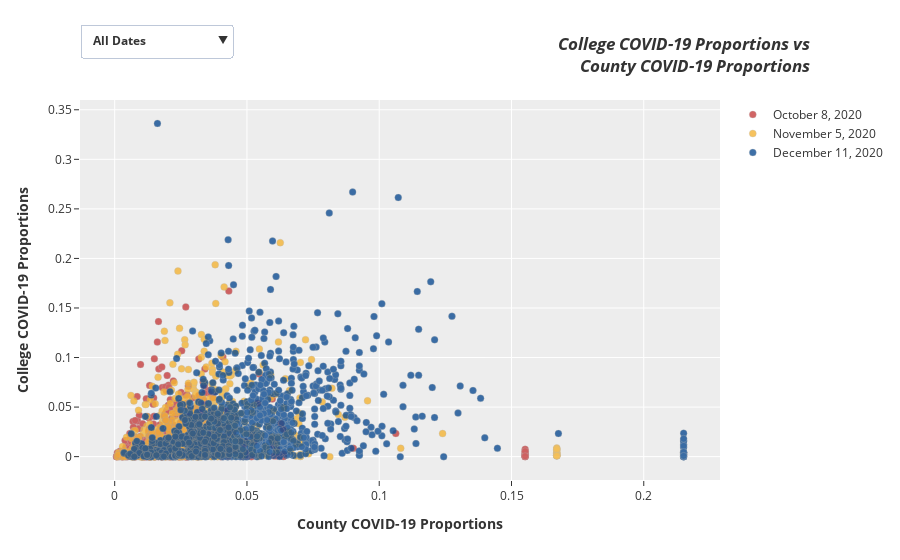

Notebook code for this chart:
### Markdown cell above
# PLOTLY INTERACTIVE SUMMARY OF DATA...

### Code cell
fig = go.Figure()

fig.add_trace(
    go.Scatter(
        x = oct8.countyCovidProp,
        y = oct8.adjCases,
        marker=dict(
            color='#C63F3F',
            size=7,
            line=dict(
                color='darkgray',
                width=0.3
            )),
        mode='markers',
        name = 'October 8, 2020',
        hovertemplate =
        '%{text}'+
        '<br><b>College Covid Proportion</b>: %{y:.4f}'+
        '<br><b>County Covid Proportion</b>: %{x:.4f}<br>',
        text = ['<b>{}</b> </br></br><b>Cases at College</b>: {} </br><b>County</b>: {} </br><b>City</b>: {} </br><b>State</b>: {} </br><b>Enrollment (2018)</b>: {} </br><b>Type</b>: {} </br><b>Plan</b>: {} </br>'.format(oct8.college[i], oct8.cases[i], oct8.county[i], oct8.city[i], oct8.state[i], oct8.enrollment2018[i], oct8.type[i], oct8.plan[i]) for i in range(1105)]
    )
)
fig.add_trace(
    go.Scatter(
        x = nov5.countyCovidProp,
        y = nov5.adjCases,
        marker=dict(
            color='#F4B436',
            size=7,
            line=dict(
                color='darkgray',
                width=0.3
            )),
        mode='markers',
        name = 'November 5, 2020',
        hovertemplate =
        '%{text}'+
        '<br><b>College Covid Proportion</b>: %{y:.4f}'+
        '<br><b>County Covid Proportion</b>: %{x:.4f}<br>',
        text = ['<b>{}</b> </br></br><b>Cases at College</b>: {} </br><b>County</b>: {} </br><b>City</b>: {} </br><b>State</b>: {} </br><b>Enrollment (2018)</b>: {} </br><b>Type</b>: {} </br><b>Plan</b>: {} </br>'.format(nov5.college[i], nov5.cases[i], nov5.county[i], nov5.city[i], nov5.state[i], nov5.enrollment2018[i], nov5.type[i], nov5.plan[i]) for i in range(1105,2288)]
    )
)
fig.add_trace(
    go.Scatter(
        x = dec11.countyCovidProp,
        y = dec11.adjCases,
        marker=dict(
            color='#0E4D92',
            size=7,
            line=dict(
                color='darkgray',
                width=0.3
            )),
        mode='markers',
        name = 'December 11, 2020',
        hovertemplate =
        '%{text}'+
        '<br><b>College Covid Proportion</b>: %{y:.4f}'+
        '<br><b>County Covid Proportion</b>: %{x:.4f}<br>',
        text = ['<b>{}</b> </br></br><b>Cases at College</b>: {} </br><b>County</b>: {} </br><b>City</b>: {} </br><b>State</b>: {} </br><b>Enrollment (2018)</b>: {} </br><b>Type</b>: {} </br><b>Plan</b>: {} </br>'.format(dec11.college[i], dec11.cases[i], dec11.county[i], dec11.city[i], dec11.state[i], dec11.enrollment2018[i], dec11.type[i], dec11.plan[i]) for i in range(2289,3522)]
    )
)
    
fig.update_layout(
    updatemenus=[go.layout.Updatemenu(
        active=0,
        x = 0,
        xanchor = 'left',
        y = 1.2,
        yanchor = 'top',
        buttons=list(
            [dict(label = '<b>All Dates</b>',
                  method = 'update',
                  args = [{'visible': [True, True, True]}, # the index of True aligns with the indices of plot traces
                          {'showlegend':True}]),
             dict(label = '<b>October 8, 2020</b>',
                  method = 'update',
                  args = [{'visible': [True, False, False]},
                          {'showlegend':False}]),
             dict(label = '<b>November 5, 2020</b>',
                  method = 'update',
                  args = [{'visible': [False, True, False]}, # the index of True aligns with the indices of plot traces
                          {'showlegend':False}]),
             dict(label = '<b>December 11, 2020</b>',
                  method = 'update',
                  args = [{'visible': [False, False, True]},
                          {'showlegend':False}]),
            ])
        )
    ])
fig.update_layout(title="<b><i>College COVID-19 Proportions vs</br></br>County COVID-19 Proportions</b></i>",
                title_x=0.9,
                xaxis={'title':{'text':"<b>County COVID-19 Proportions</b>"}}, 
                yaxis={'title':{'text':'<b>College COVID-19 Proportions</b>'}},
                template='ggplot2'
)

fig.update_traces(opacity=0.8,
                selector=dict(mode='markers'))

fig.show()

### Figure 1 — Plotly figure (JSON) as saved in the notebook; plotly's stock layout.template omitted (floating-point values rounded to 4 significant figures; data arrays with more than 128 entries replaced by an {"elided": "..."} marker saying what was removed)
{"data": [{"hovertemplate": "%{text}<br><b>College Covid Proportion</b>: %{y:.4f}<br><b>County Covid Proportion</b>: %{x:.4f}<br>", "marker": {"color": "#C63F3F", "line": {"color": "darkgray", "width": 0.3}, "size": 7}, "mode": "markers", "name": "October 8, 2020", "opacity": 0.8, "text": {"elided": "1105 str values"}, "type": "scatter", "x": {"elided": "1105 float values"}, "y": {"elided": "1105 float values"}}, {"hovertemplate": "%{text}<br><b>College Covid Proportion</b>: %{y:.4f}<br><b>County Covid Proportion</b>: %{x:.4f}<br>", "marker": {"color": "#F4B436", "line": {"color": "darkgray", "width": 0.3}, "size": 7}, "mode": "markers", "name": "November 5, 2020", "opacity": 0.8, "text": {"elided": "1183 str values"}, "type": "scatter", "x": {"elided": "1183 float values"}, "y": {"elided": "1183 float values"}}, {"hovertemplate": "%{text}<br><b>College Covid Proportion</b>: %{y:.4f}<br><b>County Covid Proportion</b>: %{x:.4f}<br>", "marker": {"color": "#0E4D92", "line": {"color": "darkgray", "width": 0.3}, "size": 7}, "mode": "markers", "name": "December 11, 2020", "opacity": 0.8, "text": {"elided": "1233 str values"}, "type": "scatter", "x": {"elided": "1233 float values"}, "y": {"elided": "1233 float values"}}], "layout": {"title": {"text": "<b><i>College COVID-19 Proportions vs</br></br>County COVID-19 Proportions</b></i>", "x": 0.9}, "updatemenus": [{"active": 0, "buttons": [{"args": [{"visible": [true, true, true]}, {"showlegend": true}], "label": "<b>All Dates</b>", "method": "update"}, {"args": [{"visible": [true, false, false]}, {"showlegend": false}], "label": "<b>October 8, 2020</b>", "method": "update"}, {"args": [{"visible": [false, true, false]}, {"showlegend": false}], "label": "<b>November 5, 2020</b>", "method": "update"}, {"args": [{"visible": [false, false, true]}, {"showlegend": false}], "label": "<b>December 11, 2020</b>", "method": "update"}], "x": 0, "xanchor": "left", "y": 1.2, "yanchor": "top"}], "xaxis": {"title": {"text": "<b>County COVID-19 Proportions</b>"}}, "yaxis": {"title": {"text": "<b>College COVID-19 Proportions</b>"}}}}
